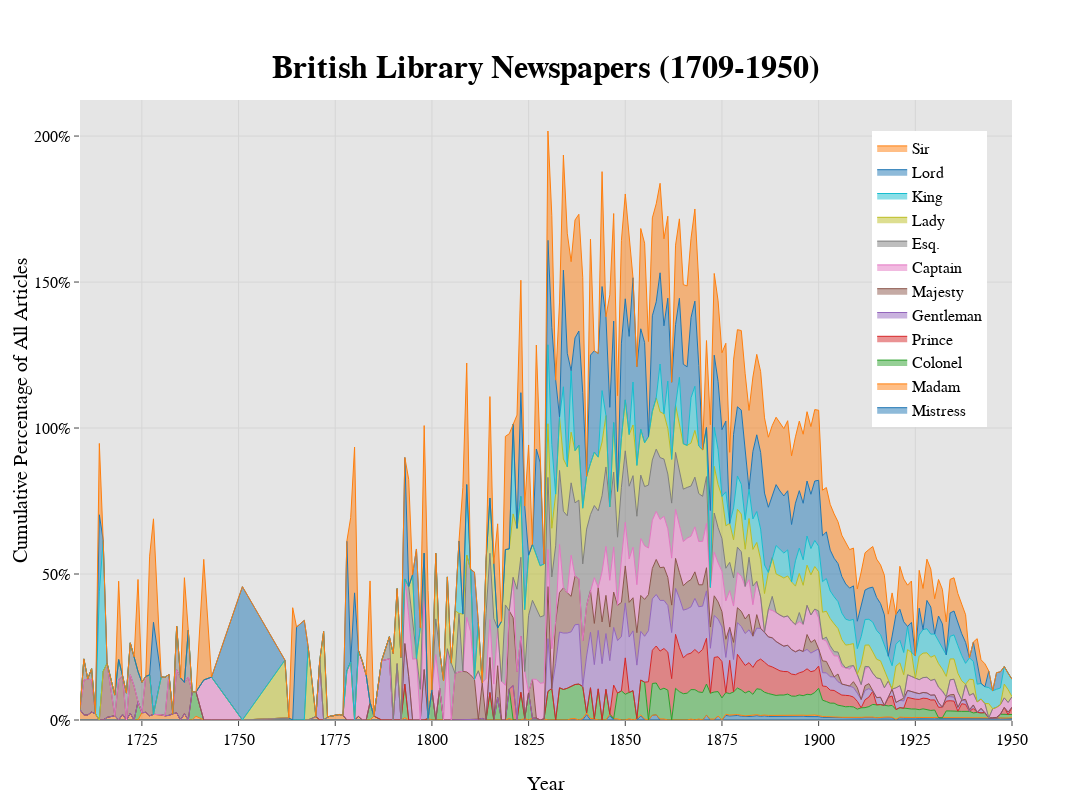

Here is the notebook cell this chart was saved with:
### Code cell
data = traces
layout_for_fig = layout_2
layout_for_fig['legend']['x'] = 0.85
layout_for_fig['title']['y'] = 0.93
layout_for_fig['title']['text'] = '<b>British Library Newspapers (1709-1950)'
layout_for_fig['xaxis']['dtick'] = 25

fig = dict(data=data, layout=layout_for_fig)
iplot(fig)

### Figure 1 — Plotly figure (JSON) as saved in the notebook; plotly's stock layout.template omitted (floating-point values rounded to 4 significant figures; data arrays with more than 128 entries replaced by an {"elided": "..."} marker saying what was removed)
{"data": [{"hoverinfo": "x+y", "line": {"shape": "linear", "width": 1}, "mode": "lines", "name": "Mistress", "stackgroup": "one", "type": "scatter", "uid": "1eb0ca88-4ec9-48e6-872d-379f749561a5", "x": {"elided": "215 int values"}, "y": {"elided": "215 float values"}}, {"hoverinfo": "x+y", "line": {"shape": "linear", "width": 1}, "mode": "lines", "name": "Madam", "stackgroup": "one", "type": "scatter", "uid": "d1551836-4ac7-4e64-987a-08bee5de88aa", "x": {"elided": "215 int values"}, "y": {"elided": "215 float values"}}, {"hoverinfo": "x+y", "line": {"shape": "linear", "width": 1}, "mode": "lines", "name": "Colonel", "stackgroup": "one", "type": "scatter", "uid": "0594ab9d-4f26-4f5c-80d2-bd52f037cf4a", "x": {"elided": "215 int values"}, "y": {"elided": "215 float values"}}, {"hoverinfo": "x+y", "line": {"shape": "linear", "width": 1}, "mode": "lines", "name": "Prince", "stackgroup": "one", "type": "scatter", "uid": "67f47f5b-4faf-4c36-a619-a80a833f336f", "x": {"elided": "215 int values"}, "y": {"elided": "215 float values"}}, {"hoverinfo": "x+y", "line": {"shape": "linear", "width": 1}, "mode": "lines", "name": "Gentleman", "stackgroup": "one", "type": "scatter", "uid": "e2596a9c-ff21-485f-b0df-c793595e8a6a", "x": {"elided": "215 int values"}, "y": {"elided": "215 float values"}}, {"hoverinfo": "x+y", "line": {"shape": "linear", "width": 1}, "mode": "lines", "name": "Majesty", "stackgroup": "one", "type": "scatter", "uid": "6314b4ae-85e5-43cf-9cf3-61c5930b78b7", "x": {"elided": "215 int values"}, "y": {"elided": "215 float values"}}, {"hoverinfo": "x+y", "line": {"shape": "linear", "width": 1}, "mode": "lines", "name": "Captain", "stackgroup": "one", "type": "scatter", "uid": "32468dae-b450-4527-9943-ac95dff39bd6", "x": {"elided": "215 int values"}, "y": {"elided": "215 float values"}}, {"hoverinfo": "x+y", "line": {"shape": "linear", "width": 1}, "mode": "lines", "name": "Esq.", "stackgroup": "one", "type": "scatter", "uid": "6c357661-3e9e-4507-8abf-8ce522fa9031", "x": {"elided": "215 int values"}, "y": {"elided": "215 float values"}}, {"hoverinfo": "x+y", "line": {"shape": "linear", "width": 1}, "mode": "lines", "name": "Lady", "stackgroup": "one", "type": "scatter", "uid": "21c0ccc1-f4a2-4b22-92de-6f27e587c6ee", "x": {"elided": "215 int values"}, "y": {"elided": "215 float values"}}, {"hoverinfo": "x+y", "line": {"shape": "linear", "width": 1}, "mode": "lines", "name": "King", "stackgroup": "one", "type": "scatter", "uid": "a4a13f84-1109-4848-b6cd-d54a82fe173e", "x": {"elided": "215 int values"}, "y": {"elided": "215 float values"}}, {"hoverinfo": "x+y", "line": {"shape": "linear", "width": 1}, "mode": "lines", "name": "Lord", "stackgroup": "one", "type": "scatter", "uid": "89fed69a-f168-447d-826c-182aba3971ea", "x": {"elided": "215 int values"}, "y": {"elided": "215 float values"}}, {"hoverinfo": "x+y", "line": {"shape": "linear", "width": 1}, "mode": "lines", "name": "Sir", "stackgroup": "one", "type": "scatter", "uid": "61bd2efb-5d9d-4b73-b5c1-5d8fa4136a00", "x": {"elided": "215 int values"}, "y": {"elided": "215 float values"}}], "layout": {"height": 800, "legend": {"bgcolor": "#FFFFFF", "font": {"color": "rgb(0, 0, 0)", "family": "sans serif", "size": 16}, "orientation": "v", "x": 0.85, "y": 0.95}, "paper_bgcolor": "#FFFFFF", "plot_bgcolor": "#E5E5E5", "title": {"font": {"color": "rgb(0, 0, 0)", "family": "sans serif", "size": 32}, "text": "<b>British Library Newspapers (1709-1950)", "y": 0.93}, "width": 1100, "xaxis": {"autorange": true, "dtick": 25, "range": [1709, 1950], "tickfont": {"color": "rgb(0, 0, 0)", "family": "sans serif", "size": 16}, "ticklen": 5, "title": {"font": {"color": "rgb(0, 0, 0)", "family": "sans serif", "size": 20}, "text": "Year"}, "type": "linear"}, "yaxis": {"autorange": true, "range": [0, 212.3], "tickfont": {"color": "rgb(0, 0, 0)", "family": "sans serif", "size": 16}, "ticklen": 5, "ticksuffix": "%", "title": {"font": {"color": "rgb(0, 0, 0)", "family": "sans serif", "size": 20}, "text": "Cumulative Percentage of All Articles"}, "type": "linear"}}}
